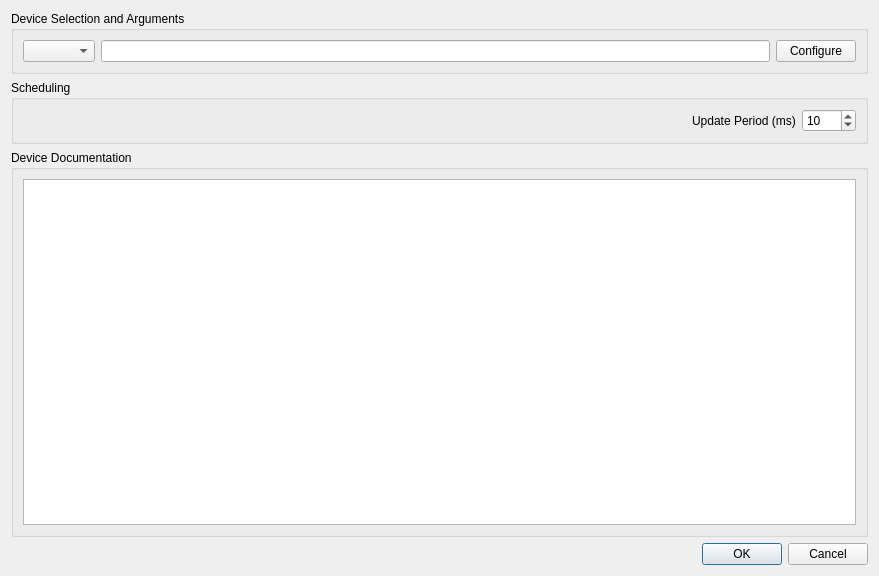
<?xml version="1.0" encoding="UTF-8"?>
<ui version="4.0">
 <class>DeviceSelectorDialog</class>
 <widget class="QDialog" name="DeviceSelectorDialog">
  <property name="geometry">
   <rect>
    <x>0</x>
    <y>0</y>
    <width>879</width>
    <height>576</height>
   </rect>
  </property>
  <property name="windowTitle">
   <string>Device Selector Dialog</string>
  </property>
  <layout class="QVBoxLayout" name="verticalLayout">
   <item>
    <widget class="QGroupBox" name="groupBox_Ethernet">
     <property name="enabled">
      <bool>true</bool>
     </property>
     <property name="title">
      <string>Device Selection and Arguments</string>
     </property>
     <layout class="QHBoxLayout" name="horizontalLayout">
      <item>
       <widget class="QComboBox" name="comboBox">
        <property name="currentIndex">
         <number>-1</number>
        </property>
       </widget>
      </item>
      <item>
       <widget class="QLineEdit" name="lineEditArgs"/>
      </item>
      <item>
       <widget class="QPushButton" name="m_configureButton">
        <property name="text">
         <string>Configure</string>
        </property>
       </widget>
      </item>
     </layout>
    </widget>
   </item>
   <item>
    <widget class="QGroupBox" name="groupBox">
     <property name="title">
      <string>Scheduling</string>
     </property>
     <layout class="QHBoxLayout" name="horizontalLayout_3">
      <item>
       <spacer name="horizontalSpacer">
        <property name="orientation">
         <enum>Qt::Horizontal</enum>
        </property>
        <property name="sizeHint" stdset="0">
         <size>
          <width>40</width>
          <height>20</height>
         </size>
        </property>
       </spacer>
      </item>
      <item>
       <widget class="QLabel" name="label">
        <property name="text">
         <string>Update Period (ms)</string>
        </property>
       </widget>
      </item>
      <item>
       <widget class="QSpinBox" name="m_updatePeriodSpinbox">
        <property name="minimum">
         <number>1</number>
        </property>
        <property name="maximum">
         <number>1000</number>
        </property>
        <property name="value">
         <number>10</number>
        </property>
       </widget>
      </item>
     </layout>
    </widget>
   </item>
   <item>
    <widget class="QGroupBox" name="groupBox_Serial">
     <property name="enabled">
      <bool>true</bool>
     </property>
     <property name="title">
      <string>Device Documentation</string>
     </property>
     <layout class="QHBoxLayout" name="horizontalLayout_2">
      <item>
       <widget class="QTextEdit" name="textEditDoc">
        <property name="readOnly">
         <bool>true</bool>
        </property>
       </widget>
      </item>
     </layout>
    </widget>
   </item>
   <item>
    <widget class="QDialogButtonBox" name="buttonBox">
     <property name="orientation">
      <enum>Qt::Horizontal</enum>
     </property>
     <property name="standardButtons">
      <set>QDialogButtonBox::Cancel|QDialogButtonBox::Ok</set>
     </property>
    </widget>
   </item>
  </layout>
 </widget>
 <resources/>
 <connections>
  <connection>
   <sender>buttonBox</sender>
   <signal>accepted()</signal>
   <receiver>DeviceSelectorDialog</receiver>
   <slot>accept()</slot>
   <hints>
    <hint type="sourcelabel">
     <x>248</x>
     <y>254</y>
    </hint>
    <hint type="destinationlabel">
     <x>157</x>
     <y>274</y>
    </hint>
   </hints>
  </connection>
  <connection>
   <sender>buttonBox</sender>
   <signal>rejected()</signal>
   <receiver>DeviceSelectorDialog</receiver>
   <slot>reject()</slot>
   <hints>
    <hint type="sourcelabel">
     <x>316</x>
     <y>260</y>
    </hint>
    <hint type="destinationlabel">
     <x>286</x>
     <y>274</y>
    </hint>
   </hints>
  </connection>
 </connections>
</ui>
